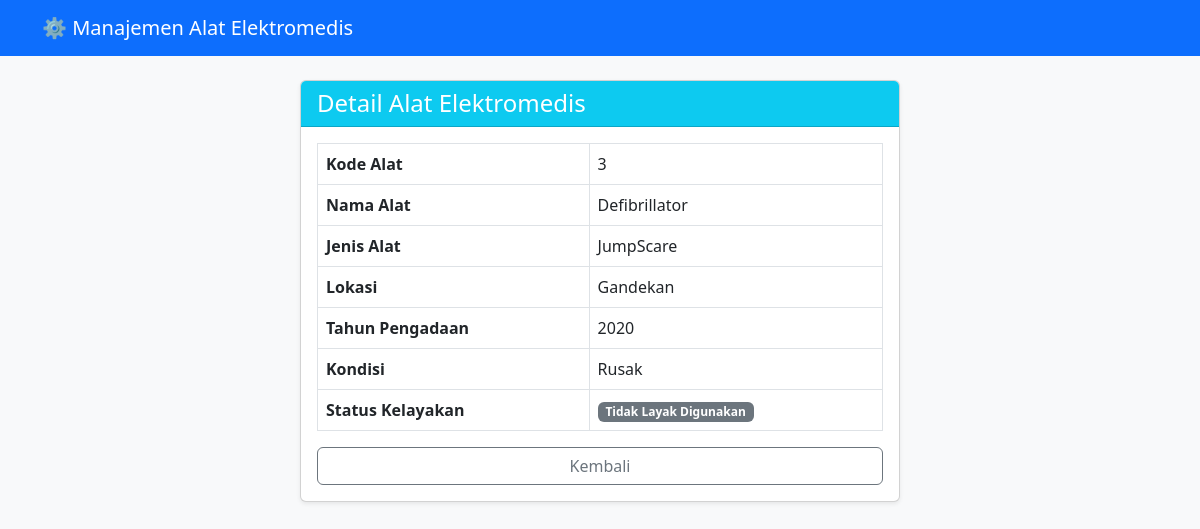
Screenshot of /3/ with the database file from the repository.
### alat/models.py (models this page shows, shortened)
class AlatElektromedis(models.Model):
    KONDISI_CHOICES = (
        ('Baik', 'Baik'),
        ('Perlu Perawatan', 'Perlu Perawatan'),
        ('Rusak', 'Rusak'),
    )
    kode_alat = models.CharField(max_length=20, unique=True)
    nama_alat = models.CharField(max_length=100)
    jenis_alat = models.CharField(max_length=100)
    lokasi = models.CharField(max_length=100)
    tahun_pengadaan = models.IntegerField()
    kondisi = models.CharField(max_length=30, choices=KONDISI_CHOICES)
    status_kelayakan = models.CharField(max_length=50)

### alat/views.py (the view)
# urls.py: path('<str:pk>/', views.detail_alat, name='detail_alat'),
def detail_alat(request, pk):
    alat = get_object_or_404(AlatElektromedis, pk=pk)
    return render(request, 'alat/detail_alat.html', {'alat': alat})

### alat/templates/alat/detail_alat.html
{% extends 'alat/base.html' %}
{% block content %}
<div class="card shadow-sm mx-auto" style="max-width: 600px;">
    <div class="card-header bg-info text-white">
        <h4 class="mb-0">Detail Alat Elektromedis</h4>
    </div>
    <div class="card-body">
        <table class="table table-bordered">
            <tr><th>Kode Alat</th><td>{{ alat.kode_alat }}</td></tr>
            <tr><th>Nama Alat</th><td>{{ alat.nama_alat }}</td></tr>
            <tr><th>Jenis Alat</th><td>{{ alat.jenis_alat }}</td></tr>
            <tr><th>Lokasi</th><td>{{ alat.lokasi }}</td></tr>
            <tr><th>Tahun Pengadaan</th><td>{{ alat.tahun_pengadaan }}</td></tr>
            <tr><th>Kondisi</th><td>{{ alat.kondisi }}</td></tr>
            <tr><th>Status Kelayakan</th><td><span class="badge bg-secondary">{{ alat.status_kelayakan }}</span></td></tr>
        </table>
        <a href="{% url 'daftar_alat' %}" class="btn btn-outline-secondary w-100">Kembali</a>
    </div>
</div>
{% endblock %}

### rows the page displays
AlatElektromedis: kode_alat "3", nama_alat "Defibrillator", jenis_alat "JumpScare", lokasi "Gandekan", tahun_pengadaan "2020", kondisi "Rusak", status_kelayakan "Tidak Layak Digunakan"
